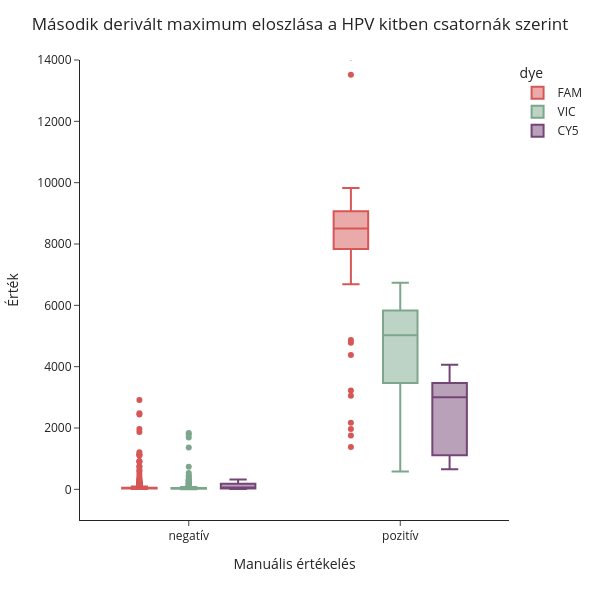

Notebook code for this chart:
### Code cell
import plotly.express as px

fig = px.box(
    hpv_all_manual_max_result,
    x="manual_result",
    y="dy_max",
    color="dye",
    color_discrete_map={
        "FAM": "#D75656",
        "VIC": "#7DA78C",
        "CY5": "#744577"
    }
)

fig.update_layout(
    template="simple_white",
    width=600,
    height=600,
    title=dict(text="Első derivált átlaga a HPV kitben csatornál szerint", x=0.5),
    xaxis_title="Manuális értékelés",
    yaxis_title="Érték",
    yaxis=dict(
        range=[-1000, 14000],
        tickformat="d"   
    )
)

fig.update_layout(
    title=dict(
        text="Második derivált maximum eloszlása a HPV kitben csatornák szerint",
        x=0.5
    )
)

#fig.add_hline(
    #y=1000,
    #line_dash="dash",
    #line_color="gray",
    #annotation_text="threshold",
    #annotation_position="top left")

#fig.add_shape(
    #type="line",
    #xref="paper",   # ← EZ A LÉNYEG
    #x0=0,
    #x1=1,
    #yref="y",
    #y0=1000,
    #y1=1000,
    #line=dict(color="gray", width=2, dash="dash"))


fig.show()

### Figure 1 — Plotly figure (JSON) as saved in the notebook; plotly's stock layout.template omitted (floating-point values rounded to 4 significant figures; data arrays with more than 128 entries replaced by an {"elided": "..."} marker saying what was removed)
{"data": [{"alignmentgroup": "True", "hovertemplate": "dye=FAM<br>manual_result=%{x}<br>dy_max=%{y}<extra></extra>", "legendgroup": "FAM", "marker": {"color": "#D75656"}, "name": "FAM", "notched": false, "offsetgroup": "FAM", "orientation": "v", "showlegend": true, "type": "box", "x": {"elided": "672 str values"}, "x0": " ", "xaxis": "x", "y": {"elided": "672 float values"}, "y0": " ", "yaxis": "y"}, {"alignmentgroup": "True", "hovertemplate": "dye=VIC<br>manual_result=%{x}<br>dy_max=%{y}<extra></extra>", "legendgroup": "VIC", "marker": {"color": "#7DA78C"}, "name": "VIC", "notched": false, "offsetgroup": "VIC", "orientation": "v", "showlegend": true, "type": "box", "x": {"elided": "672 str values"}, "x0": " ", "xaxis": "x", "y": {"elided": "672 float values"}, "y0": " ", "yaxis": "y"}, {"alignmentgroup": "True", "hovertemplate": "dye=CY5<br>manual_result=%{x}<br>dy_max=%{y}<extra></extra>", "legendgroup": "CY5", "marker": {"color": "#744577"}, "name": "CY5", "notched": false, "offsetgroup": "CY5", "orientation": "v", "showlegend": true, "type": "box", "x": {"elided": "672 str values"}, "x0": " ", "xaxis": "x", "y": {"elided": "672 float values"}, "y0": " ", "yaxis": "y"}], "layout": {"boxmode": "group", "height": 600, "legend": {"title": {"text": "dye"}, "tracegroupgap": 0}, "margin": {"t": 60}, "title": {"text": "Második derivált maximum eloszlása a HPV kitben csatornák szerint", "x": 0.5}, "width": 600, "xaxis": {"anchor": "y", "domain": [0, 1], "title": {"text": "Manuális értékelés"}}, "yaxis": {"anchor": "x", "domain": [0, 1], "range": [-1000, 14000], "tickformat": "d", "title": {"text": "Érték"}}}}
